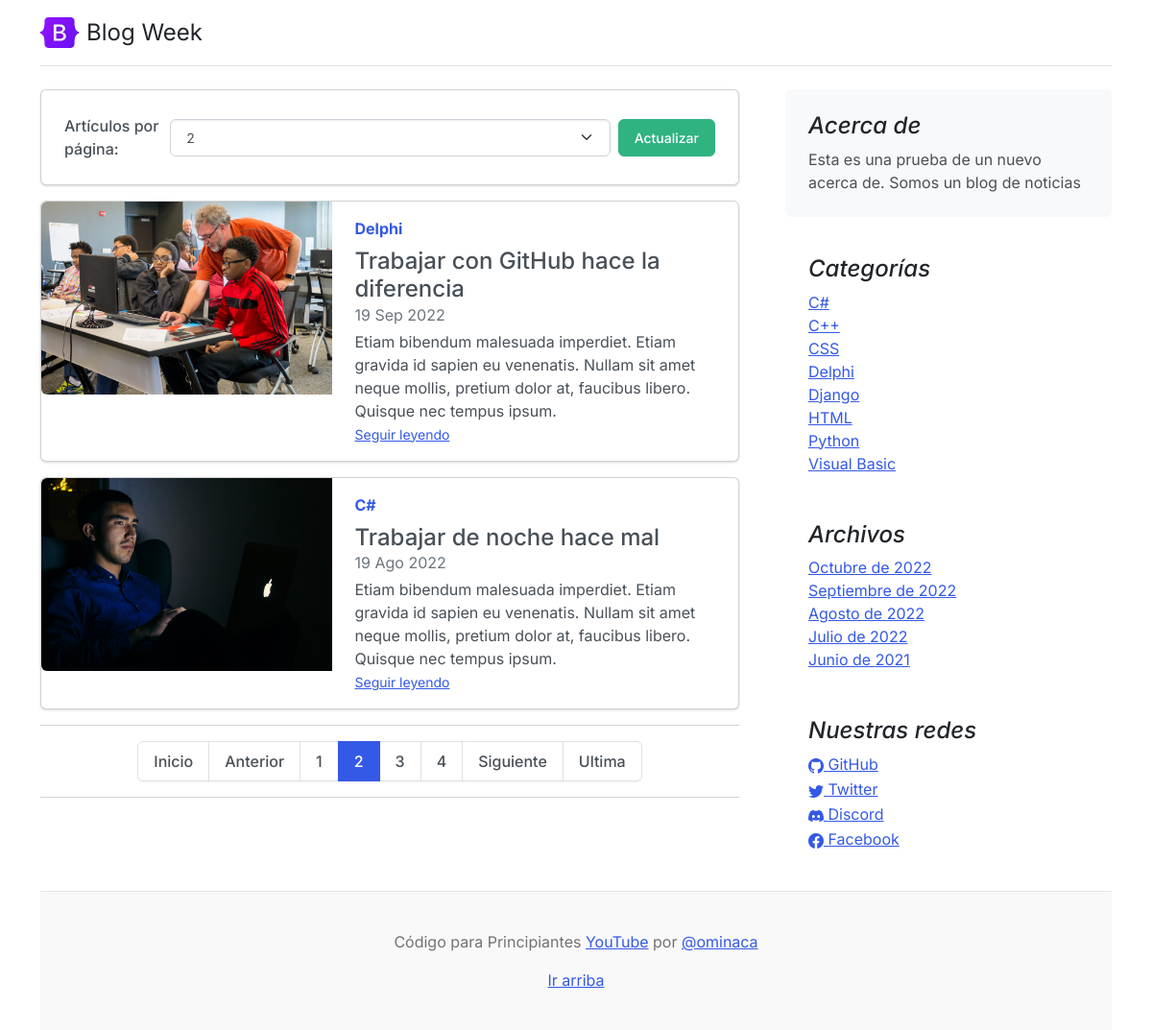
Screenshot of /?page=2 with the database file from the repository.
### core/models.py (models this page shows, shortened)
class Post(models.Model):
	title = models.CharField(max_length=250, verbose_name='Título')
	excerpt = models.TextField(verbose_name='Bajada')
	content = RichTextField(verbose_name='Contenido')
	image = models.ImageField(upload_to='posts', null=True, blank=True, verbose_name='Imagen')
	published = models.BooleanField(default=False, verbose_name='Publicado')
	category = models.ForeignKey(Category, on_delete=models.CASCADE, related_name='get_posts', verbose_name='Categoría')
	author = models.ForeignKey(User, on_delete=models.CASCADE, related_name='get_posts', verbose_name='Autor')
	tags = models.ManyToManyField(Tag, verbose_name='Etiquetas')
	likes = models.ManyToManyField(User, related_name='blog_posts', verbose_name='Me Gusta')
	created = models.DateTimeField(auto_now_add=True, verbose_name='Fecha de creación')
	updated = models.DateTimeField(auto_now=True, verbose_name='Fecha de modificación')
	class Meta:
		verbose_name = 'Publicación'
		verbose_name_plural = 'Publicaciones'
		ordering = ['-created']

class Category (models.Model):
	name = models.CharField(max_length=200, unique=True, verbose_name='Nombre')
	active = models.BooleanField(default=True, verbose_name='Activo')
	created = models.DateTimeField(auto_now_add=True, verbose_name='Fecha de creación')
	updated = models.DateTimeField(auto_now=True, verbose_name='Fecha de modificación')
	class Meta:
		verbose_name = 'Categoría'
		verbose_name_plural = 'Categorías'
		ordering = ['name']
	def __str__(self):
		return self.name

class About(models.Model):
	description = models.CharField(max_length=350, verbose_name='Descripción')
	created = models.DateTimeField(auto_now_add=True, verbose_name='Fecha de creación')
	updated = models.DateTimeField(auto_now=True, verbose_name='Fecha de modificación')
	class Meta:
		verbose_name = 'Acerca de'
		verbose_name_plural = 'Acerca de Nosotros'
		ordering = ['-created']
	def __str__(self):
		return self.description

class Link(models.Model):
	key = models.CharField(max_length=100, verbose_name='Key Link')
	name = models.CharField(max_length=120, verbose_name='Red Social')
	url = models.URLField(max_length=350, blank=True, null=True, verbose_name='Enlace')
	icon = models.CharField(max_length=100, blank=True, null=True, verbose_name='Icono')
	created = models.DateTimeField(auto_now_add=True, verbose_name='Fecha de creación')
	updated = models.DateTimeField(auto_now=True, verbose_name='Fecha de modificación')
	class Meta:
		verbose_name = 'Red Social'
		verbose_name_plural = 'Redes Sociales'
		ordering = ['name']

### core/views.py (the view)
# urls.py: 2. Add a URL to urlpatterns:  path('', views.home, name='home')
def home(request):
    if not request.session.get('items_per_page'):
        request.session['items_per_page'] = 2
    if request.method == 'GET' and 'items_per_page' in request.GET:
        request.session['items_per_page'] = int(request.GET['items_per_page'])
    items_per_page = request.session['items_per_page']
    posts_page = Paginator(Post.objects.filter(published=True), items_per_page)
    page = request.GET.get('page')
    posts = posts_page.get_page(page)
    aux = 'x' * posts.paginator.num_pages
    return render(request,'core/home.html', {'posts':posts, 'aux':aux})

### core/processors.py (called while the page is built)
def ctx_dic_about(request):
	ctx_about = {}
	ctx_about['ABOUT'] = About.objects.latest('created')
	return ctx_about

def ctx_dic_category(request):
	ctx_category = {}
	ctx_category['categories'] = Category.objects.filter(active=True)
	return ctx_category

def ctx_dic_history(request):
	ctx_history = {}
	ctx_history['dates'] = Post.objects.dates('created', 'month', order='DESC').distinct()
	return ctx_history

def ctx_dic_link(request):
	ctx_link = {}
	links = Link.objects.all()
	for link in links:
		ctx_link[link.key] = {'url':link.url, 'icon':link.icon}
	return ctx_link

### core/templates/core/home.html (shortened to what this page needs)
{% extends 'core/base.html' %}
{% load static %}
{% block content %}
<div class="card mb-3">
  <form method="get">
    <div class="card-body d-flex align-items-center gap-2">
      <label class="col-form-label" for="items_per_page">Artículos por página:</label>
      <select class="form-select" name="items_per_page" id="items_per_page">
        <option value="2" {% if request.session.items_per_page == 2 %}selected{% endif %}>2</option>
      </select>
      <button class="btn btn-success" type="submit">Actualizar</button>
    </div>
  </form>
</div>
{% for post in posts %}
  {% if forloop.first and posts.number == 1 %}
    {% if request.path == '/' %}
      <div class="p-4 p-md-5 mb-4 rounded text-bg-info">
        <div class="col-md-12 px-0">
          <h1 class="display-4 fst-italic text-white">{{ post.title }}</h1>
          <p class="lead my-3">{{ post.excerpt }}</p>
          <p class="lead mb-0"><a href={% url 'post' post.id %} class="text-white fw-bold">Seguir leyendo...</a></p>
        </div>
      </div>
    {% endif %}
  {% else %}
    <div class="card mb-3">
      <div class="row g-0">
        <div class="col-md-5">
          <img src={{ post.image.url }} class="img-fluid rounded-start" alt="...">
        </div>
        <div class="col-md-7">
          <div class="card-body">
            <strong class="d-inline-block mb-2 text-primary">{{ post.category }}</strong>
            <h4 class="mb-0">{{ post.title }}</h4>
            <div class="mb-1 text-muted">{{ post.created|date:"d M Y" }}</div>
            <p class="card-text mb-auto">{{ post.excerpt }}</p>
            <p class="card-text"><small class="text-muted"><a href={% url 'post' post.id %} class="stretched-link">Seguir leyendo</a></small></p>
          </div>
        </div>
      </div>
    </div>
  {% endif %}
{% endfor %}
<hr>
<nav aria-label="...">
  <ul class="pagination justify-content-center">
    <li class="page-item">
      <a class="page-link" href="?page=1">Inicio</a>
    </li>
    <li class="page-item {% if posts.number == 1 %}disabled{% endif %}">
      <a class="page-link" href="{% if posts.number != 1 %}?page={{ posts.previous_page_number }}{% endif %}">Anterior</a>
    </li>
    {% for i in aux %}
      <li class="page-item {% if posts.number == forloop.counter %}active{% endif %}">
        <a class="page-link" href="?page={{ forloop.counter }}">{{ forloop.counter }}</a>
      </li>
    {% endfor %}
    <li class="page-item {% if posts.number == posts.paginator.num_pages %}disabled{% endif %}">
      <a class="page-link" href="{% if posts.number != posts.paginator.num_pages %}?page={{ posts.next_page_number }}{% endif %}">Siguiente</a>
    </li>
    <li class="page-item">
      <a class="page-link" href="?page={{ posts.paginator.num_pages }}">Ultima</a>
    </li>
  </ul>
</nav>
<hr>
{% endblock %}

### core/templates/core/base.html (shortened to what this page needs)
<!doctype html>
<html lang="es">
<head>
    <link rel="stylesheet" href="https://cdn.jsdelivr.net/npm/bootstrap-icons@1.9.1/font/bootstrap-icons.css">
    {% load static %}
    <link href={% static 'core/css/bootstrap.min.css' %} rel="stylesheet">
    <link href={% static 'core/css/blog.css' %} rel="stylesheet">
</head>
<body>
  <div class="container">
    <header class="d-flex flex-wrap justify-content-center py-3 mb-4 border-bottom">
      <a href="/" class="d-flex align-items-center mb-3 mb-md-0 me-md-auto text-dark text-decoration-none">
        <img class="bi me-2" width="40" height="32" src={% static 'core/img/bootstrap-logo.svg' %}>
        <span class="fs-4">Blog Week</span>
      </a>
    </header>
    <main class="mt-2">
      <section class="row g-5">
        <div class="col-md-8">
            {% block content %} {% endblock %}
        </div>
        <aside class="col-md-4">
          <div class="position-sticky" style="top: 2rem;">
            <div class="p-4 mb-3 bg-light rounded">
              <h4 class="fst-italic">Acerca de</h4>
              <p class="mb-0">{{ ABOUT }}</p>
            </div>
            <div class="p-4">
              <h4 class="fst-italic">Categorías</h4>
              <ol class="list-unstyled mb-0">
                {% for item in categories %}
                  <li><a href={% url 'category' item.id %}>{{ item.name }}</a></li>
                {% endfor %}
              </ol>
            </div>
            <div class="p-4">
              <h4 class="fst-italic">Archivos</h4>
              <ol class="list-unstyled mb-0">
                {% for item in dates %}
                  <li>
                    {% if item.month == 6 %}<a href={% url 'dates' item.month item.year %}>Junio de {{ item.year }}</a>{% endif %}
                    {% if item.month == 7 %}<a href={% url 'dates' item.month item.year %}>Julio de {{ item.year }}</a>{% endif %}
                    {% if item.month == 8 %}<a href={% url 'dates' item.month item.year %}>Agosto de {{ item.year }}</a>{% endif %}
                    {% if item.month == 9 %}<a href={% url 'dates' item.month item.year %}>Septiembre de {{ item.year }}</a>{% endif %}
                    {% if item.month == 10 %}<a href={% url 'dates' item.month item.year %}>Octubre de {{ item.year }}</a>{% endif %}
                  </li>
                {% endfor %}
              </ol>
            </div>
            <div class="p-4">
              <h4 class="fst-italic">Nuestras redes</h4>
              <ol class="list-unstyled">
                {% if LINK_GITHUB.url %}
                  <li><a href={{ LINK_GITHUB.url }}><i class="{{ LINK_GITHUB.icon }}"></i> GitHub</a></li>
                {% endif %}
                {% if LINK_TWITTER.url %}
                  <li><a href={{ LINK_TWITTER.url }}><i class="{{ LINK_TWITTER.icon }}"></i> Twitter</a></li>
                {% endif %}
                {% if LINK_DISCORD.url %}
                  <li><a href={{ LINK_DISCORD.url }}><i class="{{ LINK_DISCORD.icon }}"></i> Discord</a></li>
                {% endif %}
                {% if LINK_FACEBOOK.url %}
                  <li><a href={{ LINK_FACEBOOK.url }}><i class="{{ LINK_FACEBOOK.icon }}"></i> Facebook</a></li>
                {% endif %}
              </ol>
            </div>
          </div>
        </aside>
      </section>
    </main>
    <footer class="blog-footer">
      <p>Código para Principiantes <a href="https://www.youtube.com/channel/UCojloc55DB6zD6zB7-kTWWQ">YouTube</a> por <a href="https://twitter.com/ominaca">@ominaca</a></p>
      <p>
        <a href="#">Ir arriba</a>
      </p>
    </footer>
  </div>
</body>
</html>

### core/static/core/css/blog.css (style rules this page uses)
.blog-footer { padding: 2.5rem 0; color: #727272; text-align: center; background-color: #f9f9f9; border-top: .05rem solid #e5e5e5; }
.blog-footer p:last-child { margin-bottom: 0; }
.bi { vertical-align: -.125em; fill: currentColor; }

### rows the page displays
Post: image (picture), category "Delphi", title "Trabajar con GitHub hace la diferencia", created "19 Sep 2022", excerpt "Etiam bibendum malesuada imperdiet. Etiam gravida id sapien eu venenatis. Nullam sit amet neque mollis, pretium dolor at, faucibus libero. Quisque nec tempus ipsum."
Post: image (picture), category "C#", title "Trabajar de noche hace mal", created "19 Ago 2022", excerpt "Etiam bibendum malesuada imperdiet. Etiam gravida id sapien eu venenatis. Nullam sit amet neque mollis, pretium dolor at, faucibus libero. Quisque nec tempus ipsum."
About: description "Esta es una prueba de un nuevo acerca de. Somos un blog de noticias"
Category: name "C#"
Category: name "C++"
Category: name "CSS"
Category: name "Delphi"
Category: name "Django"
Category: name "HTML"
Category: name "Python"
Category: name "Visual Basic"

### other values shown
{{ item.year }} "2022"
{{ item.year }} "2021"
